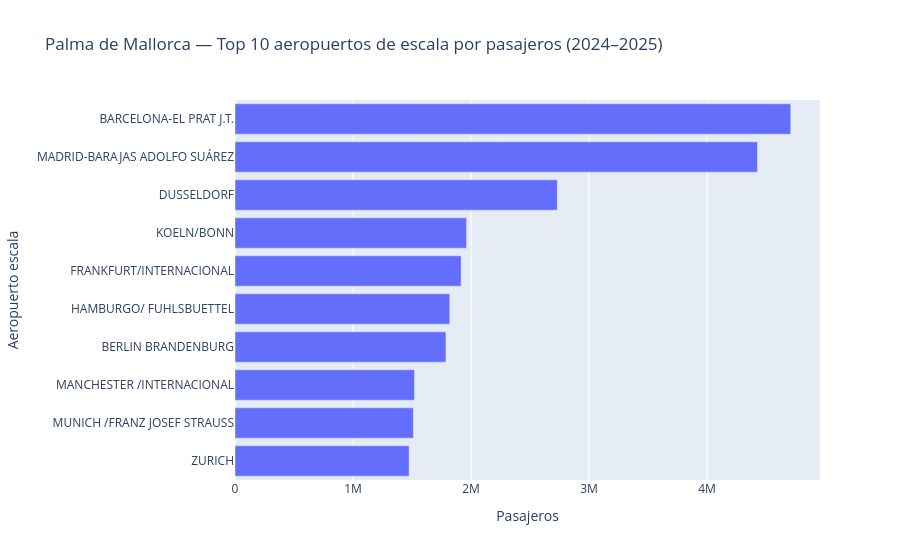

The notebook cell this image was saved under:
### Markdown cell above
### Visualización
Gráfico generado a partir del agregado definido en las celdas anteriores.

### Code cell
fig = px.bar(
    top10.reset_index(),
    x="total",
    y="aeropuerto_escala",
    orientation="h",
    title="Palma de Mallorca — Top 10 aeropuertos de escala por pasajeros (2024–2025)",
    labels={"total": "Pasajeros", "aeropuerto_escala": "Aeropuerto escala"},
)

fig.show()

### Figure 1 — Plotly figure (JSON) as saved in the notebook; plotly's stock layout.template omitted (floating-point values rounded to 4 significant figures)
{"data": [{"hovertemplate": "Pasajeros=%{x}<br>Aeropuerto escala=%{y}<extra></extra>", "legendgroup": "", "marker": {"color": "#636efa", "pattern": {"shape": ""}}, "name": "", "orientation": "h", "showlegend": false, "textposition": "auto", "type": "bar", "x": [1476000.0, 1511000.0, 1521000.0, 1788000.0, 1820000.0, 1917000.0, 1962000.0, 2731000.0, 4428000.0, 4710000.0], "xaxis": "x", "y": ["ZURICH", "MUNICH /FRANZ JOSEF STRAUSS", "MANCHESTER /INTERNACIONAL", "BERLIN BRANDENBURG", "HAMBURGO/ FUHLSBUETTEL", "FRANKFURT/INTERNACIONAL", "KOELN/BONN", "DUSSELDORF", "MADRID-BARAJAS ADOLFO SUÁREZ", "BARCELONA-EL PRAT J.T."], "yaxis": "y"}], "layout": {"barmode": "relative", "legend": {"tracegroupgap": 0}, "title": {"text": "Palma de Mallorca — Top 10 aeropuertos de escala por pasajeros (2024–2025)"}, "xaxis": {"anchor": "y", "domain": [0, 1], "title": {"text": "Pasajeros"}}, "yaxis": {"anchor": "x", "domain": [0, 1], "title": {"text": "Aeropuerto escala"}}}}
